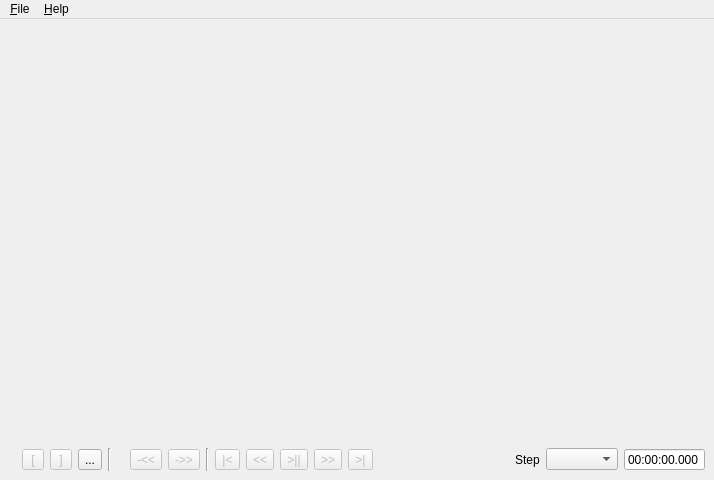
<?xml version="1.0" encoding="UTF-8"?>
<ui version="4.0">
 <class>MainWindow</class>
 <widget class="QMainWindow" name="MainWindow">
  <property name="geometry">
   <rect>
    <x>0</x>
    <y>0</y>
    <width>714</width>
    <height>480</height>
   </rect>
  </property>
  <property name="windowTitle">
   <string>EDL Editor</string>
  </property>
  <widget class="QWidget" name="centralwidget">
   <layout class="QGridLayout" name="gridLayout">
    <item row="0" column="0">
     <widget class="VideoPlayer" name="player" native="true">
      <property name="sizePolicy">
       <sizepolicy hsizetype="MinimumExpanding" vsizetype="MinimumExpanding">
        <horstretch>0</horstretch>
        <verstretch>0</verstretch>
       </sizepolicy>
      </property>
      <property name="minimumSize">
       <size>
        <width>320</width>
        <height>180</height>
       </size>
      </property>
      <property name="baseSize">
       <size>
        <width>640</width>
        <height>360</height>
       </size>
      </property>
     </widget>
    </item>
    <item row="1" column="0">
     <widget class="EDLWidget" name="edlWidget" native="true">
      <property name="sizePolicy">
       <sizepolicy hsizetype="Expanding" vsizetype="Fixed">
        <horstretch>0</horstretch>
        <verstretch>0</verstretch>
       </sizepolicy>
      </property>
      <property name="minimumSize">
       <size>
        <width>0</width>
        <height>20</height>
       </size>
      </property>
      <property name="autoFillBackground">
       <bool>true</bool>
      </property>
     </widget>
    </item>
    <item row="2" column="0">
     <layout class="QHBoxLayout" name="horizontalLayout_3">
      <item>
       <widget class="QLabel" name="label_2">
        <property name="text">
         <string/>
        </property>
        <property name="pixmap">
         <pixmap resource="edledit.qrc">:/images/cut.png</pixmap>
        </property>
        <property name="buddy">
         <cstring>btCutStart</cstring>
        </property>
       </widget>
      </item>
      <item>
       <widget class="QToolButton" name="btCutStart">
        <property name="enabled">
         <bool>false</bool>
        </property>
        <property name="minimumSize">
         <size>
          <width>22</width>
          <height>0</height>
         </size>
        </property>
        <property name="toolTip">
         <string>Start a new cut or move start of current cut block to here</string>
        </property>
        <property name="text">
         <string>[</string>
        </property>
        <property name="shortcut">
         <string>[</string>
        </property>
       </widget>
      </item>
      <item>
       <widget class="QToolButton" name="btCutStop">
        <property name="enabled">
         <bool>false</bool>
        </property>
        <property name="minimumSize">
         <size>
          <width>22</width>
          <height>0</height>
         </size>
        </property>
        <property name="toolTip">
         <string>Stop a cut or move end of current cut block to here</string>
        </property>
        <property name="text">
         <string>]</string>
        </property>
        <property name="shortcut">
         <string>]</string>
        </property>
       </widget>
      </item>
      <item>
       <widget class="QToolButton" name="btCutDelete">
        <property name="toolTip">
         <string>Delete current cut block</string>
        </property>
        <property name="text">
         <string>...</string>
        </property>
        <property name="icon">
         <iconset resource="edledit.qrc">
          <normaloff>:/images/cross.png</normaloff>:/images/cross.png</iconset>
        </property>
        <property name="shortcut">
         <string>Del</string>
        </property>
       </widget>
      </item>
      <item>
       <widget class="Line" name="line_2">
        <property name="orientation">
         <enum>Qt::Vertical</enum>
        </property>
       </widget>
      </item>
      <item>
       <widget class="QLabel" name="label_3">
        <property name="text">
         <string/>
        </property>
        <property name="pixmap">
         <pixmap resource="edledit.qrc">:/images/lightbulb.png</pixmap>
        </property>
        <property name="buddy">
         <cstring>btSmartStepBackward</cstring>
        </property>
       </widget>
      </item>
      <item>
       <widget class="QToolButton" name="btSmartStepBackward">
        <property name="enabled">
         <bool>false</bool>
        </property>
        <property name="toolTip">
         <string>Smart seek backward</string>
        </property>
        <property name="text">
         <string>-&lt;&lt;</string>
        </property>
        <property name="icon">
         <iconset resource="edledit.qrc">
          <normaloff>:/images/control_rewind.png</normaloff>:/images/control_rewind.png</iconset>
        </property>
        <property name="shortcut">
         <string>Down</string>
        </property>
       </widget>
      </item>
      <item>
       <widget class="QToolButton" name="btSmartStepForward">
        <property name="enabled">
         <bool>false</bool>
        </property>
        <property name="toolTip">
         <string>Smart seek forward</string>
        </property>
        <property name="text">
         <string>-&gt;&gt;</string>
        </property>
        <property name="icon">
         <iconset resource="edledit.qrc">
          <normaloff>:/images/control_fastforward.png</normaloff>:/images/control_fastforward.png</iconset>
        </property>
        <property name="shortcut">
         <string>Up, Ctrl+S</string>
        </property>
       </widget>
      </item>
      <item>
       <widget class="Line" name="line_4">
        <property name="orientation">
         <enum>Qt::Vertical</enum>
        </property>
       </widget>
      </item>
      <item>
       <widget class="QToolButton" name="btGotoPrevBoundary">
        <property name="enabled">
         <bool>false</bool>
        </property>
        <property name="toolTip">
         <string>Seek to previous boundary</string>
        </property>
        <property name="text">
         <string>|&lt;</string>
        </property>
        <property name="icon">
         <iconset resource="edledit.qrc">
          <normaloff>:/images/control_start.png</normaloff>:/images/control_start.png</iconset>
        </property>
        <property name="shortcut">
         <string>PgUp</string>
        </property>
       </widget>
      </item>
      <item>
       <widget class="QToolButton" name="btStepBackward">
        <property name="enabled">
         <bool>false</bool>
        </property>
        <property name="toolTip">
         <string>Seek one step backward</string>
        </property>
        <property name="text">
         <string>&lt;&lt;</string>
        </property>
        <property name="icon">
         <iconset resource="edledit.qrc">
          <normaloff>:/images/control_rewind.png</normaloff>:/images/control_rewind.png</iconset>
        </property>
        <property name="shortcut">
         <string>Left</string>
        </property>
       </widget>
      </item>
      <item>
       <widget class="QToolButton" name="btPlayPause">
        <property name="enabled">
         <bool>false</bool>
        </property>
        <property name="toolTip">
         <string>Play/Pause</string>
        </property>
        <property name="text">
         <string>&gt;||</string>
        </property>
        <property name="icon">
         <iconset resource="edledit.qrc">
          <normaloff>:/images/control_play.png</normaloff>:/images/control_play.png</iconset>
        </property>
        <property name="shortcut">
         <string>Return</string>
        </property>
       </widget>
      </item>
      <item>
       <widget class="QToolButton" name="btStepForward">
        <property name="enabled">
         <bool>false</bool>
        </property>
        <property name="toolTip">
         <string>Seek one step forward</string>
        </property>
        <property name="text">
         <string>&gt;&gt;</string>
        </property>
        <property name="icon">
         <iconset resource="edledit.qrc">
          <normaloff>:/images/control_fastforward.png</normaloff>:/images/control_fastforward.png</iconset>
        </property>
        <property name="shortcut">
         <string>Right</string>
        </property>
       </widget>
      </item>
      <item>
       <widget class="QToolButton" name="btGotoNextBoundary">
        <property name="enabled">
         <bool>false</bool>
        </property>
        <property name="toolTip">
         <string>Seek to next boundary</string>
        </property>
        <property name="text">
         <string>&gt;|</string>
        </property>
        <property name="icon">
         <iconset resource="edledit.qrc">
          <normaloff>:/images/control_end.png</normaloff>:/images/control_end.png</iconset>
        </property>
        <property name="shortcut">
         <string>PgDown</string>
        </property>
       </widget>
      </item>
      <item>
       <spacer name="horizontalSpacer">
        <property name="orientation">
         <enum>Qt::Horizontal</enum>
        </property>
        <property name="sizeHint" stdset="0">
         <size>
          <width>40</width>
          <height>20</height>
         </size>
        </property>
       </spacer>
      </item>
      <item>
       <widget class="QLabel" name="label">
        <property name="sizePolicy">
         <sizepolicy hsizetype="Fixed" vsizetype="Preferred">
          <horstretch>0</horstretch>
          <verstretch>0</verstretch>
         </sizepolicy>
        </property>
        <property name="text">
         <string>Step</string>
        </property>
        <property name="buddy">
         <cstring>stepCombobox</cstring>
        </property>
       </widget>
      </item>
      <item>
       <widget class="QComboBox" name="stepCombobox">
        <property name="sizePolicy">
         <sizepolicy hsizetype="Fixed" vsizetype="Fixed">
          <horstretch>0</horstretch>
          <verstretch>0</verstretch>
         </sizepolicy>
        </property>
        <property name="toolTip">
         <string>Step used when seeking forward and backward</string>
        </property>
       </widget>
      </item>
      <item>
       <widget class="QTimeEdit" name="timeEditCurrentTime">
        <property name="sizePolicy">
         <sizepolicy hsizetype="Fixed" vsizetype="Fixed">
          <horstretch>0</horstretch>
          <verstretch>0</verstretch>
         </sizepolicy>
        </property>
        <property name="toolTip">
         <string>Current position in video</string>
        </property>
        <property name="alignment">
         <set>Qt::AlignRight|Qt::AlignTrailing|Qt::AlignVCenter</set>
        </property>
        <property name="readOnly">
         <bool>true</bool>
        </property>
        <property name="buttonSymbols">
         <enum>QAbstractSpinBox::NoButtons</enum>
        </property>
        <property name="displayFormat">
         <string>HH:mm:ss.zzz</string>
        </property>
       </widget>
      </item>
     </layout>
    </item>
   </layout>
  </widget>
  <widget class="QMenuBar" name="menubar">
   <property name="geometry">
    <rect>
     <x>0</x>
     <y>0</y>
     <width>714</width>
     <height>25</height>
    </rect>
   </property>
   <widget class="QMenu" name="menu_File">
    <property name="title">
     <string>&amp;File</string>
    </property>
    <addaction name="action_Open"/>
    <addaction name="action_Save_EDL"/>
    <addaction name="separator"/>
    <addaction name="action_Quit"/>
   </widget>
   <widget class="QMenu" name="menu_Help">
    <property name="title">
     <string>&amp;Help</string>
    </property>
    <addaction name="action_About"/>
   </widget>
   <addaction name="menu_File"/>
   <addaction name="menu_Help"/>
  </widget>
  <action name="action_About">
   <property name="text">
    <string>&amp;About...</string>
   </property>
  </action>
  <action name="action_Open">
   <property name="text">
    <string>&amp;Open...</string>
   </property>
   <property name="shortcut">
    <string>Ctrl+O</string>
   </property>
  </action>
  <action name="action_Save_EDL">
   <property name="enabled">
    <bool>false</bool>
   </property>
   <property name="text">
    <string>&amp;Save EDL</string>
   </property>
   <property name="shortcut">
    <string>Ctrl+S</string>
   </property>
  </action>
  <action name="action_Quit">
   <property name="text">
    <string>&amp;Quit</string>
   </property>
   <property name="shortcut">
    <string>Ctrl+Q</string>
   </property>
  </action>
 </widget>
 <customwidgets>
  <customwidget>
   <class>VideoPlayer</class>
   <extends>QWidget</extends>
   <header>PhononClasses</header>
   <container>1</container>
  </customwidget>
  <customwidget>
   <class>EDLWidget</class>
   <extends>QWidget</extends>
   <header>edlwidget</header>
   <container>1</container>
  </customwidget>
 </customwidgets>
 <tabstops>
  <tabstop>btCutStart</tabstop>
  <tabstop>btCutStop</tabstop>
  <tabstop>btCutDelete</tabstop>
  <tabstop>btSmartStepBackward</tabstop>
  <tabstop>btSmartStepForward</tabstop>
  <tabstop>btGotoPrevBoundary</tabstop>
  <tabstop>btStepBackward</tabstop>
  <tabstop>btPlayPause</tabstop>
  <tabstop>btStepForward</tabstop>
  <tabstop>btGotoNextBoundary</tabstop>
  <tabstop>stepCombobox</tabstop>
  <tabstop>timeEditCurrentTime</tabstop>
 </tabstops>
 <resources>
  <include location="edledit.qrc"/>
 </resources>
 <connections>
  <connection>
   <sender>action_Quit</sender>
   <signal>triggered()</signal>
   <receiver>MainWindow</receiver>
   <slot>close()</slot>
   <hints>
    <hint type="sourcelabel">
     <x>-1</x>
     <y>-1</y>
    </hint>
    <hint type="destinationlabel">
     <x>461</x>
     <y>231</y>
    </hint>
   </hints>
  </connection>
  <connection>
   <sender>btPlayPause</sender>
   <signal>clicked()</signal>
   <receiver>MainWindow</receiver>
   <slot>togglePlayPause()</slot>
   <hints>
    <hint type="sourcelabel">
     <x>289</x>
     <y>467</y>
    </hint>
    <hint type="destinationlabel">
     <x>653</x>
     <y>235</y>
    </hint>
   </hints>
  </connection>
  <connection>
   <sender>btStepBackward</sender>
   <signal>clicked()</signal>
   <receiver>MainWindow</receiver>
   <slot>seekBackward()</slot>
   <hints>
    <hint type="sourcelabel">
     <x>261</x>
     <y>467</y>
    </hint>
    <hint type="destinationlabel">
     <x>653</x>
     <y>211</y>
    </hint>
   </hints>
  </connection>
  <connection>
   <sender>btStepForward</sender>
   <signal>clicked()</signal>
   <receiver>MainWindow</receiver>
   <slot>seekForward()</slot>
   <hints>
    <hint type="sourcelabel">
     <x>317</x>
     <y>467</y>
    </hint>
    <hint type="destinationlabel">
     <x>652</x>
     <y>262</y>
    </hint>
   </hints>
  </connection>
  <connection>
   <sender>btGotoNextBoundary</sender>
   <signal>clicked()</signal>
   <receiver>MainWindow</receiver>
   <slot>seekNextBoundary()</slot>
   <hints>
    <hint type="sourcelabel">
     <x>345</x>
     <y>467</y>
    </hint>
    <hint type="destinationlabel">
     <x>652</x>
     <y>286</y>
    </hint>
   </hints>
  </connection>
  <connection>
   <sender>btGotoPrevBoundary</sender>
   <signal>clicked()</signal>
   <receiver>MainWindow</receiver>
   <slot>seekPrevBoundary()</slot>
   <hints>
    <hint type="sourcelabel">
     <x>233</x>
     <y>467</y>
    </hint>
    <hint type="destinationlabel">
     <x>650</x>
     <y>185</y>
    </hint>
   </hints>
  </connection>
  <connection>
   <sender>btSmartStepForward</sender>
   <signal>clicked()</signal>
   <receiver>MainWindow</receiver>
   <slot>smartSeekForward()</slot>
   <hints>
    <hint type="sourcelabel">
     <x>196</x>
     <y>467</y>
    </hint>
    <hint type="destinationlabel">
     <x>652</x>
     <y>111</y>
    </hint>
   </hints>
  </connection>
  <connection>
   <sender>btSmartStepBackward</sender>
   <signal>clicked()</signal>
   <receiver>MainWindow</receiver>
   <slot>smartSeekBackward()</slot>
   <hints>
    <hint type="sourcelabel">
     <x>168</x>
     <y>467</y>
    </hint>
    <hint type="destinationlabel">
     <x>653</x>
     <y>143</y>
    </hint>
   </hints>
  </connection>
  <connection>
   <sender>action_Open</sender>
   <signal>triggered()</signal>
   <receiver>MainWindow</receiver>
   <slot>actionFileOpen()</slot>
   <hints>
    <hint type="sourcelabel">
     <x>-1</x>
     <y>-1</y>
    </hint>
    <hint type="destinationlabel">
     <x>461</x>
     <y>231</y>
    </hint>
   </hints>
  </connection>
  <connection>
   <sender>action_Save_EDL</sender>
   <signal>triggered()</signal>
   <receiver>MainWindow</receiver>
   <slot>actionFileSaveEDL()</slot>
   <hints>
    <hint type="sourcelabel">
     <x>-1</x>
     <y>-1</y>
    </hint>
    <hint type="destinationlabel">
     <x>461</x>
     <y>231</y>
    </hint>
   </hints>
  </connection>
  <connection>
   <sender>btCutStart</sender>
   <signal>clicked()</signal>
   <receiver>MainWindow</receiver>
   <slot>cutStart()</slot>
   <hints>
    <hint type="sourcelabel">
     <x>53</x>
     <y>468</y>
    </hint>
    <hint type="destinationlabel">
     <x>654</x>
     <y>318</y>
    </hint>
   </hints>
  </connection>
  <connection>
   <sender>btCutStop</sender>
   <signal>clicked()</signal>
   <receiver>MainWindow</receiver>
   <slot>cutStop()</slot>
   <hints>
    <hint type="sourcelabel">
     <x>81</x>
     <y>468</y>
    </hint>
    <hint type="destinationlabel">
     <x>652</x>
     <y>349</y>
    </hint>
   </hints>
  </connection>
  <connection>
   <sender>btCutDelete</sender>
   <signal>clicked()</signal>
   <receiver>MainWindow</receiver>
   <slot>cutDelete()</slot>
   <hints>
    <hint type="sourcelabel">
     <x>99</x>
     <y>458</y>
    </hint>
    <hint type="destinationlabel">
     <x>711</x>
     <y>380</y>
    </hint>
   </hints>
  </connection>
 </connections>
 <slots>
  <slot>togglePlayPause()</slot>
  <slot>seekBackward()</slot>
  <slot>seekForward()</slot>
  <slot>seekPrevBoundary()</slot>
  <slot>seekNextBoundary()</slot>
  <slot>stepUp()</slot>
  <slot>stepDown()</slot>
  <slot>smartSeekBackward()</slot>
  <slot>smartSeekForward()</slot>
  <slot>actionFileOpen()</slot>
  <slot>refreshTimeWidget()</slot>
  <slot>actionFileSaveEDL()</slot>
  <slot>cutStart()</slot>
  <slot>cutStop()</slot>
  <slot>seekBoundary(QModelIndex)</slot>
  <slot>cutDelete()</slot>
 </slots>
</ui>
